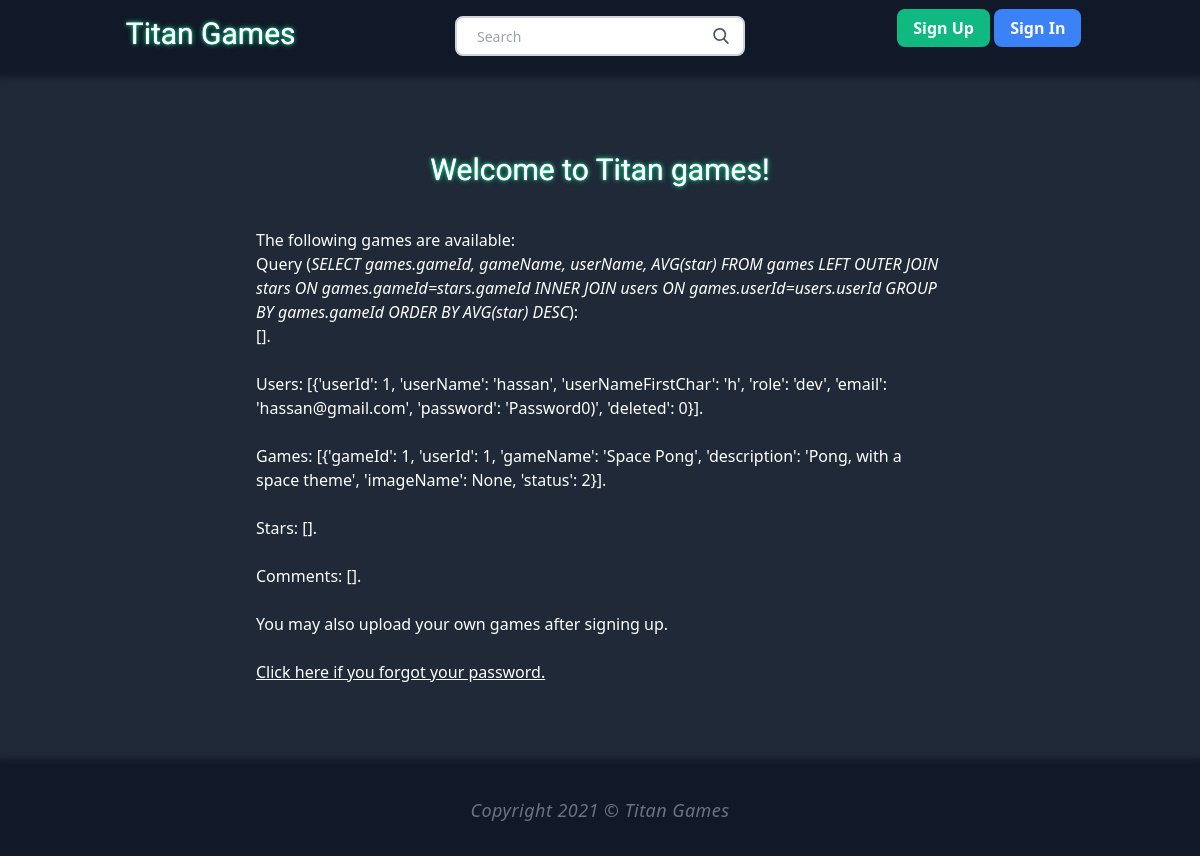
Before: / with the older database file.
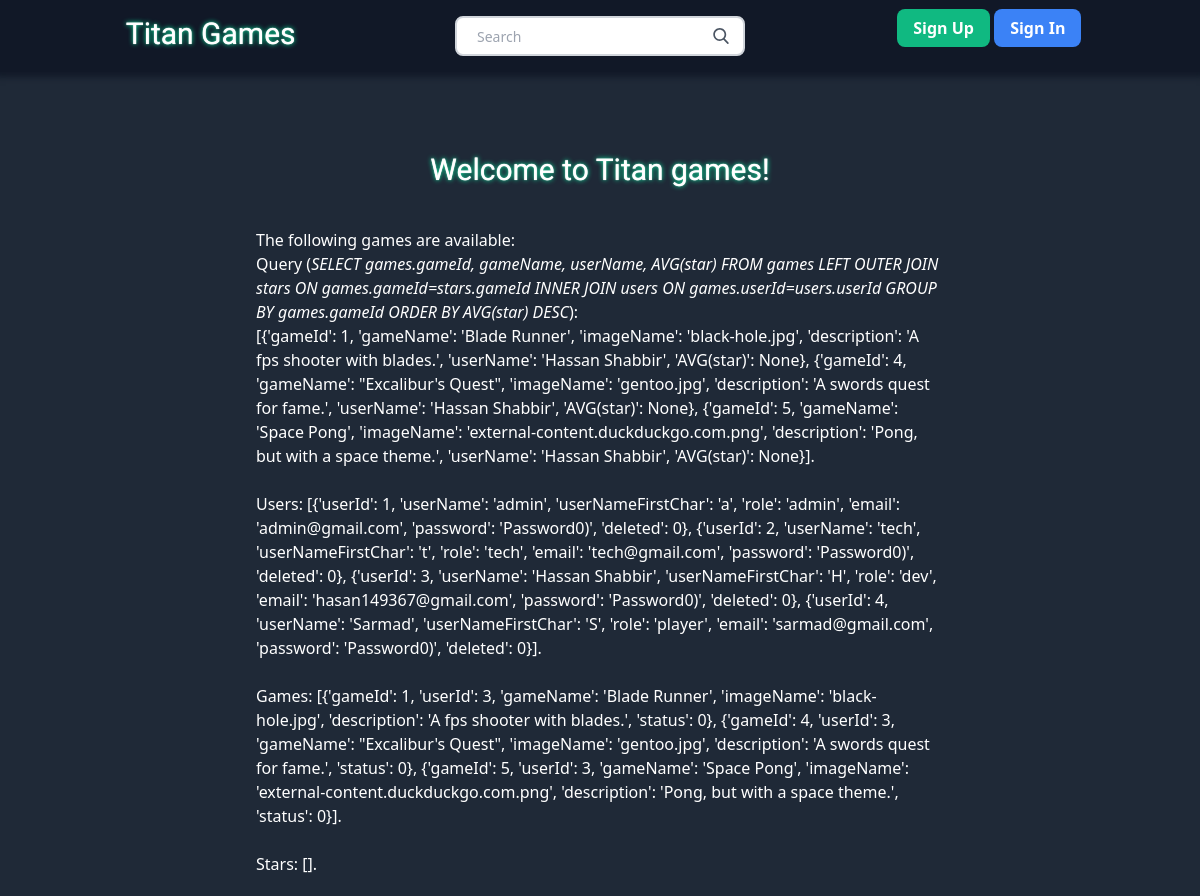
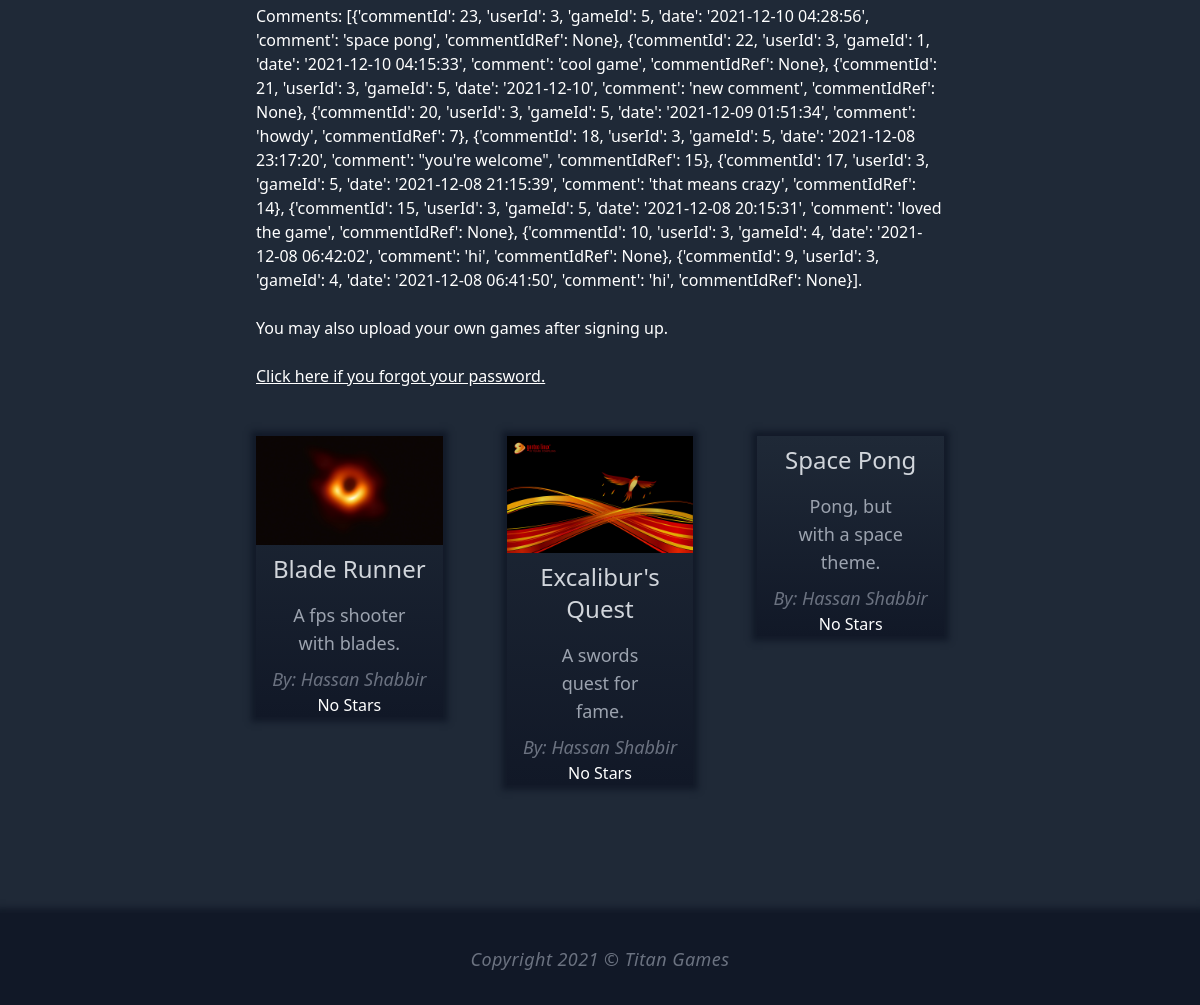
After: the same page with the newer database file (2 pictures, top to bottom).
### tables this page shows
CREATE TABLE games (
  gameId INTEGER NOT NULL PRIMARY KEY AUTOINCREMENT,
	userId INTEGER,
	gameName TEXT NOT NULL,
	imageName TEXT NOT NULL,
	description TEXT NOT NULL,
	status INTEGER NOT NULL CHECK (status IN (0,1,2)) DEFAULT 2, -- 0 none, 1 deleted, 2 pending
  FOREIGN KEY(userId) REFERENCES users(userId) ON DELETE CASCADE
);

### app.py (the view)
@app.route("/")
def home_page():
    users = query_db('SELECT * FROM users')
    games = query_db('SELECT * FROM games')
    stars = query_db('SELECT gameId, AVG(star) FROM stars GROUP BY gameId')
    comments = query_db('SELECT * FROM comments ORDER BY date DESC')
    query = query_db('SELECT games.gameId, gameName, imageName, description, userName, AVG(star) FROM games LEFT OUTER JOIN stars ON games.gameId=stars.gameId INNER JOIN users ON games.userId=users.userId WHERE status = 0 GROUP BY games.gameId ORDER BY AVG(star) DESC')
    return render_template('index.html', users=users, games=games, stars=stars, comments=comments, query=query)

### app.py (called while the page is built)
def get_db():
    db = getattr(g, '_database', None)
    if db is None:
        db = g._database = sqlite3.connect(DATABASE)
    def make_dicts(cursor, row):
        return dict((cursor.description[idx][0], value)
                    for idx, value in enumerate(row))
    db.row_factory = make_dicts
    return db

def query_db(query, args=(), one=False):
    cur = get_db().execute(query, args)
    rv = cur.fetchall()
    cur.close()
    return (rv[0] if rv else None) if one else rv

@app.teardown_appcontext
def close_connection(exception):
    db = getattr(g, '_database', None)
    if db is not None:
        db.close()

### templates/index.html (shortened to what this page needs)
{% extends "base.html" %}
{% block head %}
  {{ super() }}
{% endblock %}
{% block content %}
  <div class="mx-64" style="">
    <div class="">
      {% if 'user' in session and session['user'] %}
			  <h2 class="title text-3xl text-center mb-10">Welcome to Titan games {{session['user']['userName']}}!</h2>
			{% else %}
			  <h2 class="title text-3xl text-center mb-10">Welcome to Titan games!</h2>
      {% endif %}
			<p class="card-text">The following games are available:<br>
			Query (<em>SELECT games.gameId, gameName, userName, AVG(star) FROM games LEFT OUTER JOIN stars ON games.gameId=stars.gameId INNER JOIN users ON games.userId=users.userId GROUP BY games.gameId ORDER BY AVG(star) DESC</em>): <br> {{query}}. <br> <br>
				Users: {{users}}.  <br> <br>
				Games: {{games}}.  <br> <br>
				Stars: {{stars}}.  <br> <br>
				Comments: {{comments}}.  <br> <br>
				You may also upload your own games after signing up.<br><br>
				<a class="underline" href="/forgot_password">Click here if you forgot your password.</a>
			</p>
				<div class="grid grid-cols-3 text-center gap-x-16">
				{% for item in query %}
					<a href="/play_game/{{item['gameId']}}">
						<div class="bg-gradient-to-t from-gray-900 to-gray-800 shadow-outline my-12" style="box-shadow: 0 0 6px 5px rgba(17,24,39,0.9);">
							<img class="" src="{{'/game/' + item['gameId']|string + '/' + item['imageName']}}" alt="">
							<p class="text-gray-300 text-2xl my-2">{{item['gameName']}}</p>
							<p class="text-gray-400 text-lg max-w-sm px-9 py-2">{{item['description']}}</p>
							<p class="text-lg text-gray-500 italic">By: {{item['userName']}}</p>
							<p>
							{% if item['AVG(star)'] == None %}
								No Stars
							{% else %}
								{{item['AVG(star)']}}
							{% endif%}
							</p>
						</div>
					</a>
				{% endfor %}
				</div>
    </div>
  </div>
{% endblock %}

### templates/base.html (shortened to what this page needs)
<!DOCTYPE html>
<html lang="en">
<head>
	{% block head %}
	<link href="https://unpkg.com/tailwindcss@^2/dist/tailwind.min.css" rel="stylesheet">
<link rel="stylesheet" href="https://cdnjs.cloudflare.com/ajax/libs/font-awesome/4.7.0/css/font-awesome.min.css">
	{% endblock %}
</head>
<body class="text-white bg-gray-800 flex flex-col min-h-full">
	<div class="grid grid-cols-3 content-center text-center bg-gray-900 p-4 text-white mb-20" style="box-shadow: 0 0 6px 5px rgba(17,24,39,0.9);">
		<a class="title text-3xl" href="/">Titan Games</a>
	  <form class="relative mx-auto text-gray-600" method="post" action="/search">
			<input class="border-2 border-gray-300 bg-white h-10 px-5 pr-16 rounded-lg text-sm focus:outline-none" type="search" name="search" placeholder="Search">
			<button type="submit" class="absolute right-0 top-0 mt-3 mr-4">
			</button>
		</form>
		<div class="">
			{% if 'user' in session and session['user'] %}
				<a class="inline bg-purple-900 font-bold rounded-3xl py-3 px-5" href="/user">
					{{session['user']['userNameFirstChar']}}
				</a>
			{% else %}
				<a class="bg-green-500 font-bold py-2 px-4 rounded-lg" href="signup">Sign Up</a>
				<a class="bg-blue-500 font-bold py-2 px-4 rounded-lg" href="signin">Sign In</a>
			{% endif %}
		</div>
	</div>
	{% block content %} {% endblock %}
	<footer class="text-lg bg-gray-900 text-gray-500 text-center tracking-wide italic p-8 mt-20" style="box-shadow: 0 0 6px 5px rgba(17,24,39,0.9);">
		Copyright 2021 &copy; Titan Games
	</footer>
</body>
</html>

### templates/base.html (style rules this page uses)
.title { text-shadow: 3px 3px #111827; font-family: 'Audiowide', sans-serif; text-shadow: 0 0 1px #fff, 0 0 5px #0fa; }
input { color: #333; border-radius: 0.25rem; padding: 0.3rem; }

Changed rows visible on the page:
now on this page (row edited): games: gameId+imageName (picture), gameName "Blade Runner", description "A fps shooter with blades.", userName "Hassan Shabbir"
added games: gameId+imageName (picture), gameName "Excalibur's Quest", description "A swords quest for fame.", userName "Hassan Shabbir"
added games: gameName "Space Pong", description "Pong, but with a space theme.", userName "Hassan Shabbir"
Other visible differences:
{{ query }}: "[]" → "[{'gameId': 1, 'gameName': 'Blade Runner', 'imageName': 'black-hole.jpg', 'description': 'A fps shooter with blades.', 'userName': 'Hassan Shabbir', 'AVG(star)': None}, {'gameId': 4, 'gameName': \"Excalibur's Quest\", 'imageName': 'gentoo.jpg', 'description': 'A swords quest for fame.', 'userName': 'Hassan Shabbir', 'AVG(star)': None}, {'gameId': 5, 'gameName': 'Space Pong', 'imageName': 'external-content.duckduckgo.com.png', 'description': 'Pong, but with a space theme.', 'userName': 'Hassan Shabbir', 'AVG(star)': None}]"
{{ users }}: "[{'userId': 1, 'userName': 'hassan', 'userNameFirstChar': 'h', 'role': 'dev', 'email': 'hassan@gmail.com', 'password': 'Password0)', 'deleted': 0}]" → "[{'userId': 1, 'userName': 'admin', 'userNameFirstChar': 'a', 'role': 'admin', 'email': 'admin@gmail.com', 'password': 'Password0)', 'deleted': 0}, {'userId': 2, 'userName': 'tech', 'userNameFirstChar': 't', 'role': 'tech', 'email': 'tech@gmail.com', 'password': 'Password0)', 'deleted': 0}, {'userId': 3, 'userName': 'Hassan Shabbir', 'userNameFirstChar': 'H', 'role': 'dev', 'email': 'hasan149367@gmail.com', 'password': 'Password0)', 'deleted': 0}, {'userId': 4, 'userName': 'Sarmad', 'userNameFirstChar': 'S', 'role': 'player', 'email': 'sarmad@gmail.com', 'password': 'Password0)', 'deleted': 0}]"
{{ games }}: "[{'gameId': 1, 'userId': 1, 'gameName': 'Space Pong', 'description': 'Pong, with a space theme', 'imageName': None, 'status': 2}]" → "[{'gameId': 1, 'userId': 3, 'gameName': 'Blade Runner', 'imageName': 'black-hole.jpg', 'description': 'A fps shooter with blades.', 'status': 0}, {'gameId': 4, 'userId': 3, 'gameName': \"Excalibur's Quest\", 'imageName': 'gentoo.jpg', 'description': 'A swords quest for fame.', 'status': 0}, {'gameId': 5, 'userId': 3, 'gameName': 'Space Pong', 'imageName': 'external-content.duckduckgo.com.png', 'description': 'Pong, but with a space theme.', 'status': 0}]"
{{ comments }}: "[]" → "[{'commentId': 23, 'userId': 3, 'gameId': 5, 'date': '2021-12-10 04:28:56', 'comment': 'space pong', 'commentIdRef': None}, {'commentId': 22, 'userId': 3, 'gameId': 1, 'date': '2021-12-10 04:15:33', 'comment': 'cool game', 'commentIdRef': None}, {'commentId': 21, 'userId': 3, 'gameId': 5, 'date': '2021-12-10', 'comment': 'new comment', 'commentIdRef': None}, {'commentId': 20, 'userId': 3, 'gameId': 5, 'date': '2021-12-09 01:51:34', 'comment': 'howdy', 'commentIdRef': 7}, {'commentId': 18, 'userId': 3, 'gameId': 5, 'date': '2021-12-08 23:17:20', 'comment': \"you're welcome\", 'commentIdRef': 15}, {'commentId': 17, 'userId': 3, 'gameId': 5, 'date': '2021-12-08 21:15:39', 'comment': 'that means…"
